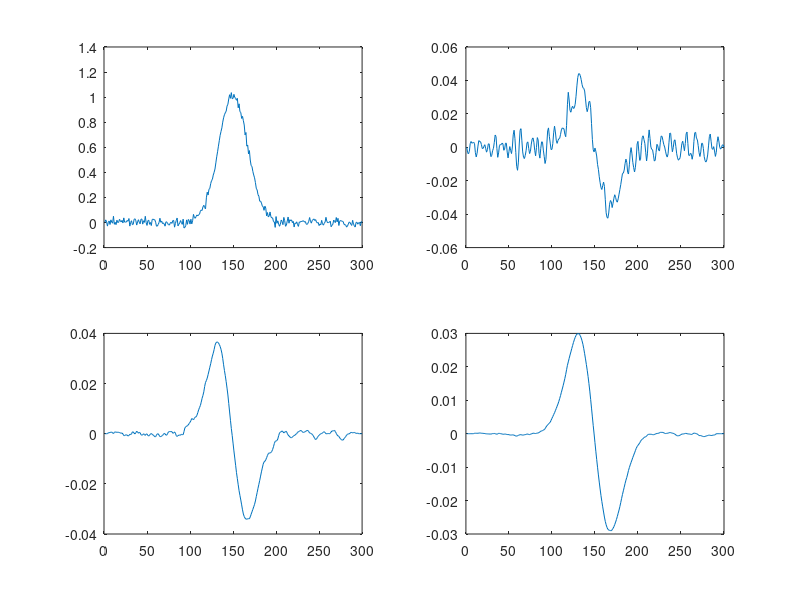

The MATLAB script that drew this image:
% Matlab/Octave code example to create the figures on 
% http://terpconnect.umd.edu/~toh/spectrum/Differentiation.html

function derivdemo3

% Create an independent variable ("x-axis")
increment=1;
x=[1:increment:300];

% Create a signal , as a function of x, with a single Gaussian peak centered at x=150
y=gaussian(x,150,40);

% Add random noise
y=y+0.02*randn(size(x)); 

% Compute first derivative
d=deriv(y);

% Plot the signal and smoothed derivatives in the four quadrants of the plot windowow
subplot(2,2,1)
plot(x,y)
subplot(2,2,2)
% SmoothWidth = 3
plot(x,fastsmooth(d,3,2))
subplot(2,2,3)
% SmoothWidth = 10
plot(x,fastsmooth(d,10,2))
subplot(2,2,4)
% SmoothWidth = 20
plot(x,fastsmooth(d,20,2))


% Internal sub-functions

function g = gaussian(x,pos,wid)

%  gaussian(x,pos,wid) = gaussian peak centered on pos, half-width=wid

%  x may be scalar, vector, or matrix, pos and wid both scalar
%  T. C. O'Haver, 1988
%  Examples: gaussian([0 1 2],1,2) gives result [0.5000    1.0000    0.5000]

%  plot(gaussian([1:100],50,20)) displays gaussian band centered at 50 with width 20.
g = exp(-((x-pos)./(0.6005615.*wid)) .^2);

function SmoothY=fastsmooth(Y,w,type,ends)
% fastbsmooth(Y,w,type,ends) smooths vector Y with smooth 
%  of width w. Version 2.0, May 2008.
% The argument "type" determines the smooth type:
%   If type=1, rectangular (sliding-average or boxcar) 
%   If type=2, triangular (2 passes of sliding-average)
%   If type=3, pseudo-Gaussian (3 passes of sliding-average)
% The argument "ends" controls how the "ends" of the signal 
% (the first w/2 points and the last w/2 points) are handled.
%   If ends=0, the ends are zero.  (In this mode the elapsed 
%     time is independent of the smooth width). The fastest.
%   If ends=1, the ends are smoothed with progressively 
%     smaller smooths the closer to the end. (In this mode the  
%     elapsed time increases with increasing smooth widths).
% fastsmooth(Y,w,type) smooths with ends=0.
% fastsmooth(Y,w) smooths with type=1 and ends=0.
% Example:
% fastsmooth([1 1 1 10 10 10 1 1 1 1],3)= [0 1 4 7 10 7 4 1 1 0]
% fastsmooth([1 1 1 10 10 10 1 1 1 1],3,1,1)= [1 1 4 7 10 7 4 1 1 1]
%  T. C. O'Haver, May, 2008.
if nargin==2, ends=0; type=1; end
if nargin==3, ends=0; end
  switch type
    case 1
       SmoothY=sa(Y,w,ends);
    case 2   
       SmoothY=sa(sa(Y,w,ends),w,ends);
    case 3
       SmoothY=sa(sa(sa(Y,w,ends),w,ends),w,ends);
  end

function SmoothY=sa(Y,smoothwidth,ends)
w=round(smoothwidth);
SumPoints=sum(Y(1:w));
s=zeros(size(Y));
halfw=round(w/2);
L=length(Y);
for k=1:L-w,
   s(k+halfw-1)=SumPoints;
   SumPoints=SumPoints-Y(k);
   SumPoints=SumPoints+Y(k+w);
end
s(k+halfw)=sum(Y(L-w+1:L));
SmoothY=s./w;
% Taper the ends of the signal if ends=1.
  if ends==1,
  startpoint=(smoothwidth + 1)/2;
  SmoothY(1)=(Y(1)+Y(2))./2;
  for k=2:startpoint,
     SmoothY(k)=mean(Y(1:(2*k-1)));
     SmoothY(L-k+1)=mean(Y(L-2*k+2:L));
  end
  SmoothY(L)=(Y(L)+Y(L-1))./2;
  end


function d=deriv(a)
% First derivative of vector using 2-point central difference.
% Example: deriv([1 1 1 2 3 4]) yeilds [0 0 .5 1 1 1]
%  T. C. O'Haver, 1988.
n=length(a);
d=zeros(size(a));
d(1)=a(2)-a(1);
d(n)=a(n)-a(n-1);
for j = 2:n-1;
  d(j)=(a(j+1)-a(j-1)) ./ 2;
end

function d=deriv2(a)
% Second derivative of vector using 3-point central difference.
%  T. C. O'Haver, 2006.
n=length(a);
for j = 2:n-1;
  d(j)=a(j+1) - 2.*a(j) + a(j-1);
end
d(1)=d(2);
d(n)=d(n-1);

function d3=deriv3(a)
% Third derivative of vector a
%  T. C. O'Haver, 2008.
n=length(a);
for j = 3:n-2;
  d3(j)=a(j+2) - 2.*a(j+1) + 2.*a(j-1) - a(j-2);
end
d3(1:2)=d3(3);
d3(n-1:n)=d3(n-2);

function g=sigmoid(x,t1,t2)
g=1./(1 + exp((t1 - x)./t2));
